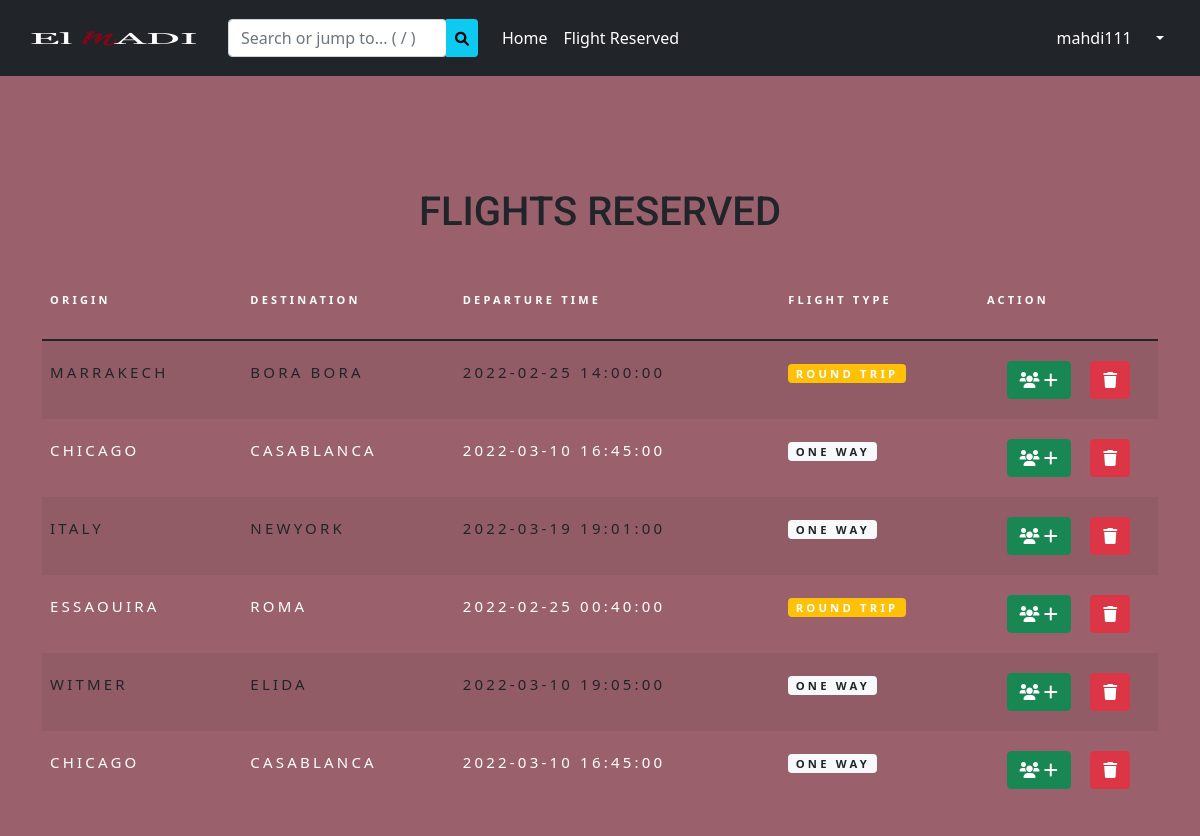
Before: /showvols (signed in) with the older database file.
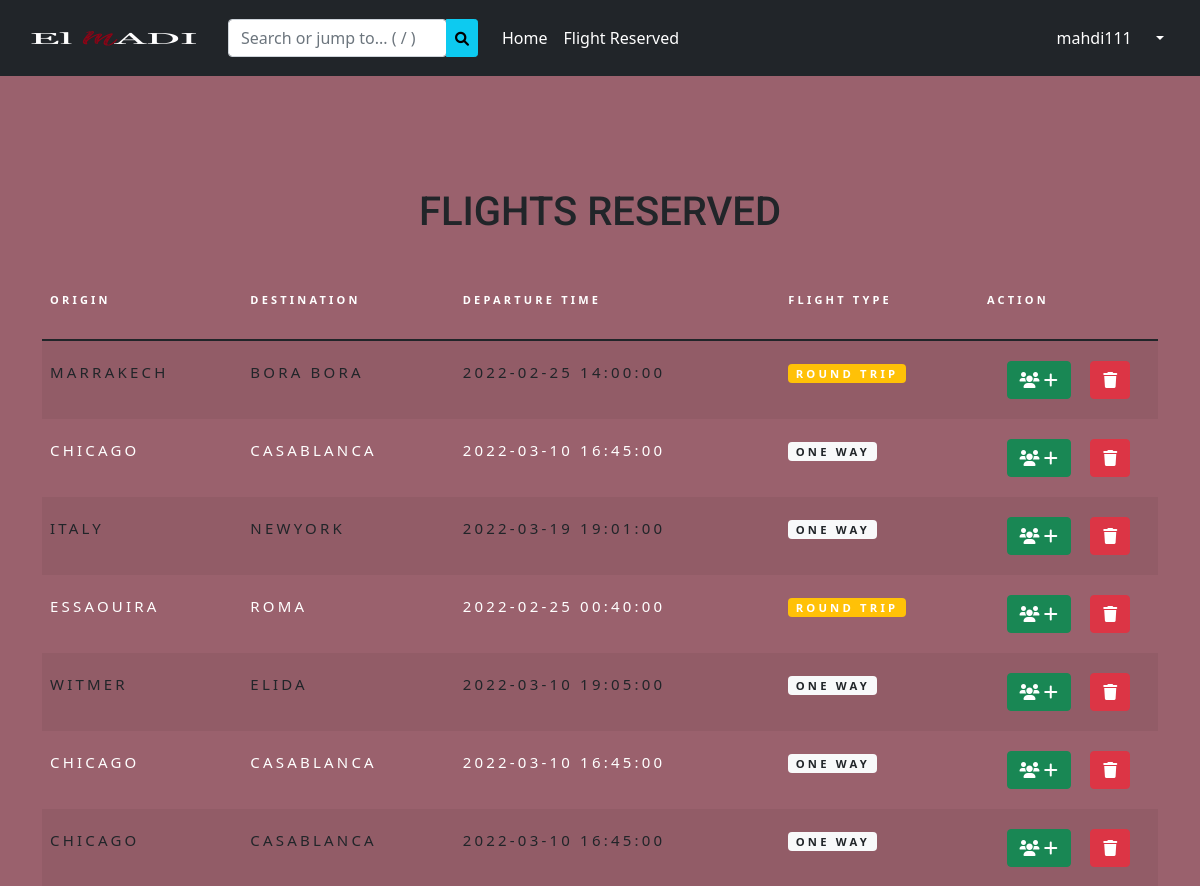
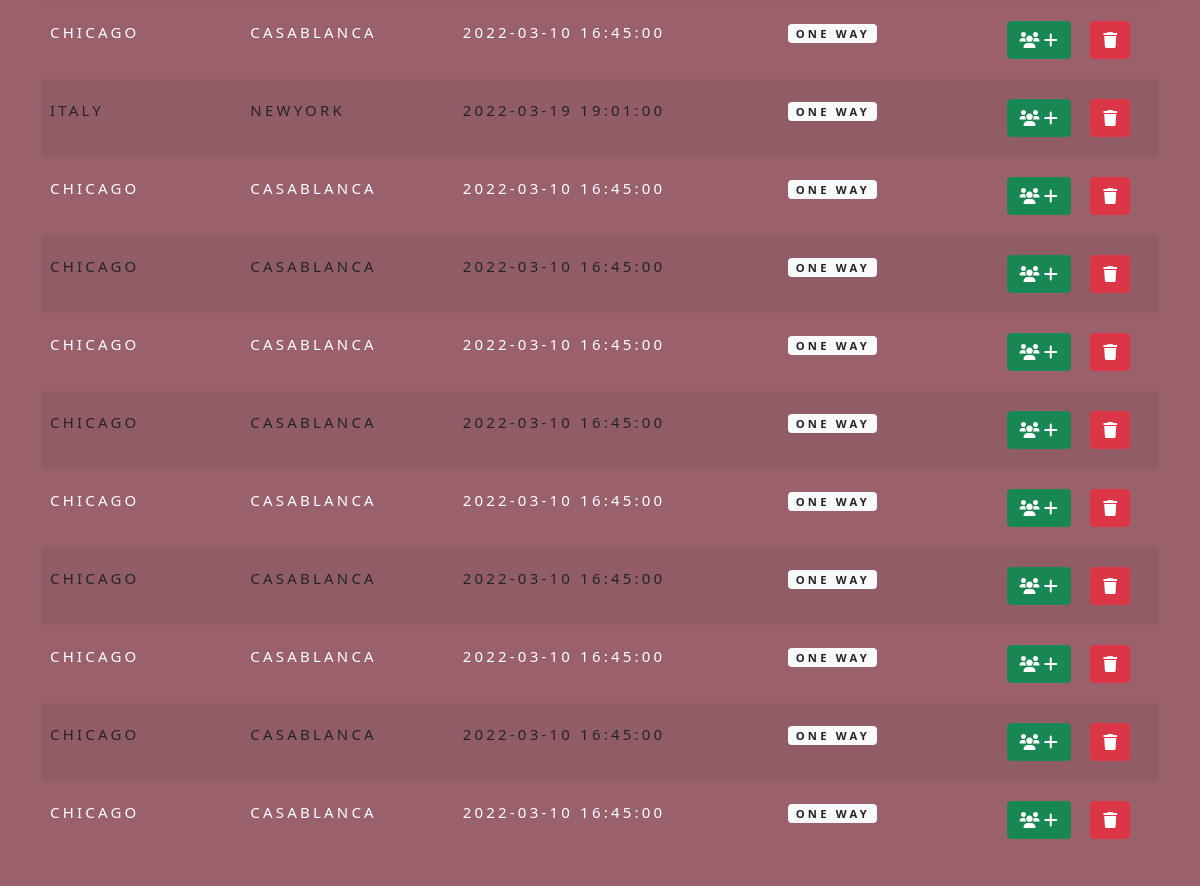
After: the same page with the newer database file (2 pictures, top to bottom).
### tables this page shows
CREATE TABLE IF NOT EXISTS `booking` (
  `id` int(11) NOT NULL AUTO_INCREMENT,
  `id_user` int(11) NOT NULL,
  `id_vol` int(11) NOT NULL,
  `flight_type` varchar(255) NOT NULL,
  `origin` varchar(255) NOT NULL,
  `destination` varchar(255) NOT NULL,
  `dep_time` datetime NOT NULL,
  PRIMARY KEY (`id`)
);

### controllers/HomeController.php (called while the page is built)
<?php
class HomeController{
    public function index($page){
        include('views/'.$page.'.php');
    }
}
?>

### autoload.php (called while the page is built, shortened)
<?php
function autoload($class_name){
    $array_paths = array(
        'database/',
        'app/classes/',
        'models/',
        'controllers/',
        'views/'
    );
    $parts = explode('\\',$class_name);
    $name = array_pop($parts);
    foreach($array_paths as $path){
        $file = sprintf($path.'%s.php',$name);
    }
}

### database/DB.php (called while the page is built)
<?php
class DB{
    static public function connect(){
        $db = new PDO("mysql:host=localhost;dbname=flight","root","");
        $db->exec("set names utf8");
        $db->setAttribute(PDO::ATTR_ERRMODE,PDO::ERRMODE_WARNING);
        return $db;
    }
}
?>

### models/Vol.php (called while the page is built, shortened)
<?php
class Vol{
    static public function getAllres($id_user)
    {
        if ($_SESSION['role'] == 1) {
            $stmt = DB::connect()->prepare('SELECT
                booking.id,
                booking.origin,
                booking.destination,
                booking.dep_time,
                users.fullname,
                booking.id_vol,
                booking.flight_type
            FROM
                booking
            INNER JOIN users ON booking.id_user = users.id;');
            $stmt->execute();
            return $stmt->fetchAll();
        } else {
            $stmt = DB::connect()->prepare('SELECT * FROM booking WHERE id_user=:id_user');
            $stmt->bindParam(':id_user', $id_user);
            $stmt->execute();
            return $stmt->fetchAll();
        }
    }
}

### controllers/VolsController.php (called while the page is built, shortened)
<?php
class VolsController{
    public function getAllreservations(){
        $vols = Vol::getAllres($_SESSION['id']);
        return $vols;
    }
}

### views/showvols.php (the view, shortened to what the changed rows need)
<?php
if (isset($_POST['reserve'])) {
    $data = new VolsController();
    $vols = $data->reserveFlight();
} else {
    $data = new VolsController();
    $vols = $data->getAllreservations();
}
?>
<link rel="stylesheet" href="./views/assets/css/style.css">
<link rel="stylesheet" href="./views/assets/css/navbar.css">
<div class="content">
    <div class="container">
        <h1 class="mb-5 d-flex justify-content-center">FLIGHTS RESERVED</h1>
        <div class="table-responsive">
            <table class="table table-striped custom-table">
                <thead>
                    <tr>
                        <th scope="col">Origin</th>
                        <th scope="col">Destination</th>
                        <th scope="col">Departure Time</th>
                        <th scope="col">Flight Type</th>
                        <th scope="col">Action</th>
                    </tr>
                </thead>
                <tbody>
                    <?php foreach ($vols as $vol) : ?>
                        <tr scope="row">
                            <td>
                                <?php echo $vol['origin']; ?>
                            </td>
                            <td><?php echo $vol['destination']; ?></td>
                            <td>
                                <?php echo $vol['dep_time']; ?>
                            </td>
                            <td><?php echo $vol['flight_type']
                                    ?
                                    '<span class="badge bg-light text-dark">One way</span>'
                                    :
                                    '<span class="badge bg-warning">Round trip</span>';; ?></td>
                            <td class="d-flex flex-row justify-content-evenly">
                                <form method="post" class="mr-2" action="addpassenger">
                                    <button class="btn btn btn-success"><i class="fa fa-users"></i> <i class="fa fa-plus"></i></button>
                                </form>
                                <form method="POST" action="deleterev" class="mr-2">
                                    <button class="btn btn btn-danger"><i class="fa fa-trash la la-trash"></i></button>
                                </form>
                            </td>
                        </tr>
                    <?php endforeach; ?>
                </tbody>
            </table>
        </div>
    </div>
</div>

Changed rows visible on the page:
added booking: origin "CHICAGO", destination "CASABLANCA", dep_time "2022-03-10 16:45:00", flight_type "ONE WAY"
added booking: origin "CHICAGO", destination "CASABLANCA", dep_time "2022-03-10 16:45:00", flight_type "ONE WAY"
added booking: origin "ITALY", destination "NEWYORK", dep_time "2022-03-19 19:01:00", flight_type "ONE WAY"
added booking: origin "CHICAGO", destination "CASABLANCA", dep_time "2022-03-10 16:45:00", flight_type "ONE WAY"
added booking: origin "CHICAGO", destination "CASABLANCA", dep_time "2022-03-10 16:45:00", flight_type "ONE WAY"
added booking: origin "CHICAGO", destination "CASABLANCA", dep_time "2022-03-10 16:45:00", flight_type "ONE WAY"
added booking: origin "CHICAGO", destination "CASABLANCA", dep_time "2022-03-10 16:45:00", flight_type "ONE WAY"
added booking: origin "CHICAGO", destination "CASABLANCA", dep_time "2022-03-10 16:45:00", flight_type "ONE WAY"
added booking: origin "CHICAGO", destination "CASABLANCA", dep_time "2022-03-10 16:45:00", flight_type "ONE WAY"
added booking: origin "CHICAGO", destination "CASABLANCA", dep_time "2022-03-10 16:45:00", flight_type "ONE WAY"
added booking: origin "CHICAGO", destination "CASABLANCA", dep_time "2022-03-10 16:45:00", flight_type "ONE WAY"
added booking: origin "CHICAGO", destination "CASABLANCA", dep_time "2022-03-10 16:45:00", flight_type "ONE WAY"
